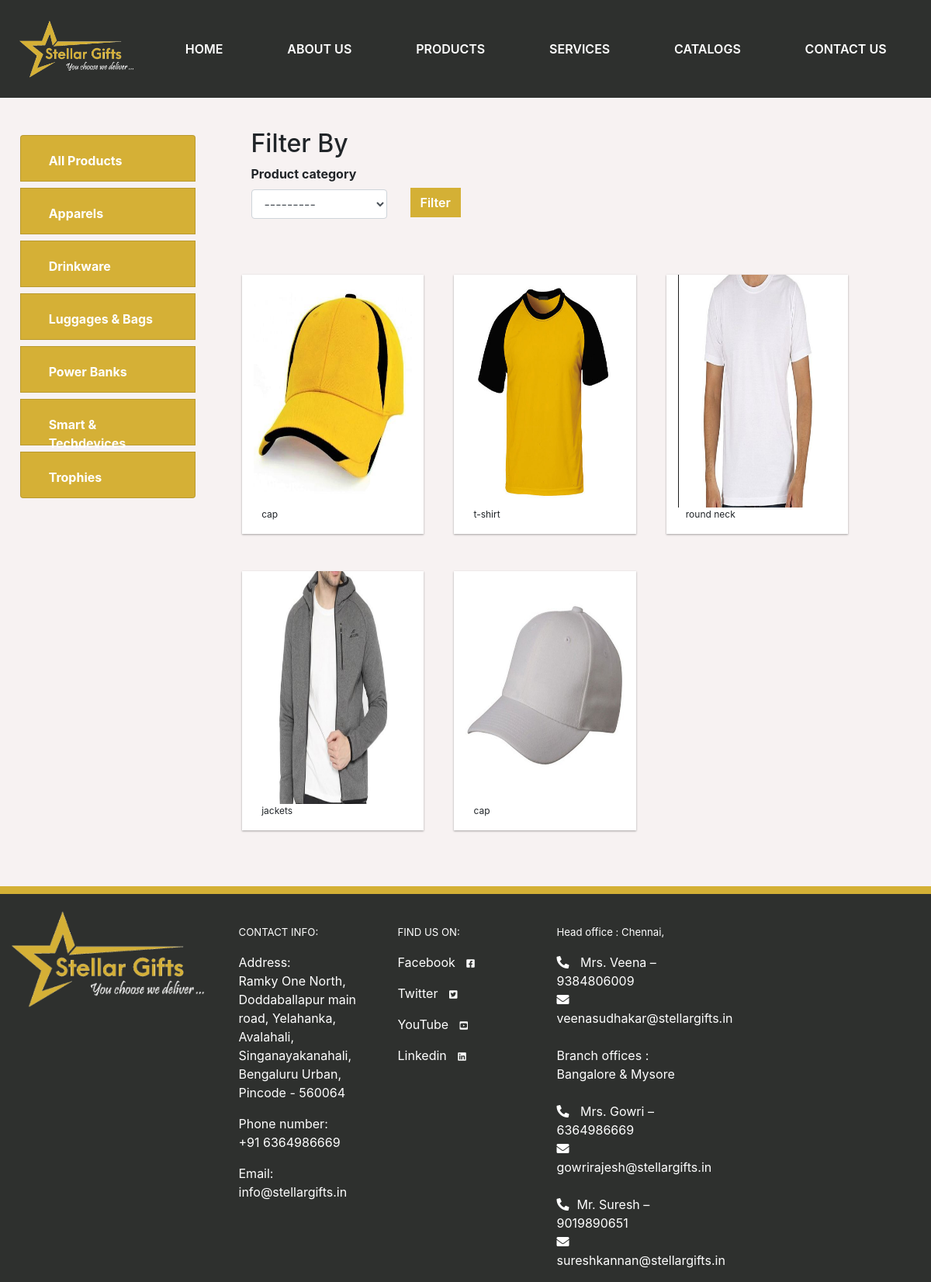
Page /category/1 on the committed database.
### projects/models.py (models this page shows, shortened)
class Category(models.Model):
    name = models.CharField(max_length=100, blank=False, null=False)
    class Meta:
        verbose_name_plural = "Main Category"

class Product(models.Model):
    product_name = models.CharField(max_length=200, blank=False, null=False)
    image = models.ImageField(default="400-200.png", null=False, blank=True)
    product_category = models.ForeignKey('Product_category', null=False, blank=False, on_delete=models.CASCADE)
    product_description = RichTextField(blank=False, null=False)
    product_technical_specs = RichTextField(blank=False, null=False)
    price = models.IntegerField(blank=False, null=False)
    product_tag = models.CharField(max_length=50, blank=False, null=False)
    category = models.ForeignKey('Category', null=False, blank=False, default=1, on_delete=models.CASCADE)
    mok = models.IntegerField(default=0, blank=False, null=False)
    class Meta:
        verbose_name_plural = "Product"

### projects/views.py (the view)
# urls.py: path('category/<str:pk>', views.category, name='category'),
def category(request, pk):
    categorys = Category.objects.all()
    if(Category.objects.filter(id=pk)):
        products = Product.objects.filter(category__id=pk)
        category_details = Category.objects.filter(id=pk)
        myFilter = ProductFilter(request.GET, queryset=products)
        products = myFilter.qs
        context = {'products': products, 'category_details':category_details, 'categorys':categorys, 'myFilter':myFilter}
        return render(request, 'projects/category.html', context)
    else:
        messages.warning(request, "No Such Category Found !")
        return render('category')

### projects/models.py (called while the page is built)
    def __str__(self):
        return self.name

### projects/templates/projects/category.html
{% extends 'main.html' %}
{%load crispy_forms_tags %}
{% block content %}
    <div class="row project-bg">
        <div class="col-3 mt-5">
            <div class="row d-flex justify-content-center">
                <div class="col-10">
                    <ul class="list-group">
                        <li class="list-group-item mb-2">
                            <a class="nav-link active fullwidth"
                          href="{% url 'projects' %}">
                          All Products
                          </a>
                        </li>
                    {% for category in categorys %}
                        <li class="list-group-item mb-2">
                            <a class="nav-link active fullwidth"
                          href="{% url 'category' category.id %}">
                          {{ category.name }}
                          </a>
                        </li>
                        {% endfor %}
                    </ul>
                </div>
            </div>
        </div>
        <div class="col-8 mt-3 mb-5">
            <div class="row">
                <div class="col-12">
                    <h2 class="ml-3 mt-4">Filter By</h2>
                </div>
                <div class="col-12">
                    <form action="">
                        <div class="row">
                            <div class="col-3 forlabel ml-3 bord">
                                {{ myFilter.form | crispy }}
                            </div>
                            <div class="col-4  ml-3bord adjus">
                                <button class="btn btnsubmit" type="submit">Filter</button>
                            </div>
                        </div>
                    </form>
                </div>
            </div>
            <div class="row">
                {% for product in products %}
                <div class="col-4">
                    <div class="row">
                        <div class="col-12 col-md-12 col-lg-12 p-4 wow fadeInUp">
                            <div class="row d-flex justify-content-center">
                                <div class="col-11 product-grid">
                                    <div class="row">
                                        <div class="col-12 d-flex justify-content-center">
                                        <a href="{% url 'product_details' product.id %}">
                                            <img src="{{ product.image.url }}" alt="" class="img-fluid prodimgheight">
                                            </a>
                                        </div>
                                    </div>
                                    <div class="row">
                                        <div class="col-12">
                                            <p class="product-title">
                                                {{product.product_name}}
                                            </p>
                                        </div>
                                    </div>
                                </div>
                            </div>
                        </div>
                    </div>
                </div>
                {% endfor %}
        </div>
    </div>
    </div>
{% endblock content %}

### static/css/style.css (style rules this page uses)
body { font-family: 'Open Sans', sans-serif; font-family: 'Roboto', sans-serif; }
.nav-link { color: rgb(255, 255, 255) !important; font-weight: 600; }
.list-group-item { background-color: #d5b036 !important; height: 60px; }
.list-group-item a { font-weight: 700; color: #ffffff !important; }
.adjus { margin-top:10px }
.forlabel label { font-weight: 700; }
.btnsubmit { background-color: #d4b035; border-radius: 0px !important; margin-top: 20px; margin-bottom: 50px; color: #fff; font-weight: 600 !important; }
.project-bg { background-color: #f7f2f2; }
.product-grid { height: auto; background-color: #ffffff; box-shadow: 0 1px 3px rgba(0,0,0,0.12), 0 1px 2px rgba(0,0,0,0.24); }
.product-title { font-size: 1vw; padding-left: 10px; padding-right: 10px; }
.pagination-success .page-item.active .page-link, a { background: #d88e14; border-color: #000 }
.pagination.pagination-rounded-flat .page-item .page-link, a { border: none; border-radius: 50px }
.pagination-success .page-item.active .page-link, a { color: #fff !important; }
.fullwidth { width: 100% !important; }
.prodimgheight { max-height: 300px; min-height: 300px; }

### rows in the picture
Category: name "Apparels"
Category: name "Drinkware"
Category: name "Luggages & Bags"
Category: name "Power Banks"
Category: name "Smart & Techdevices"
Category: name "Trophies"
Product: image (picture), product_name "cap"
Product: image (picture), product_name "t-shirt"
Product: image (picture), product_name "round neck"
Product: image (picture), product_name "jackets"
Product: image (picture), product_name "cap"
